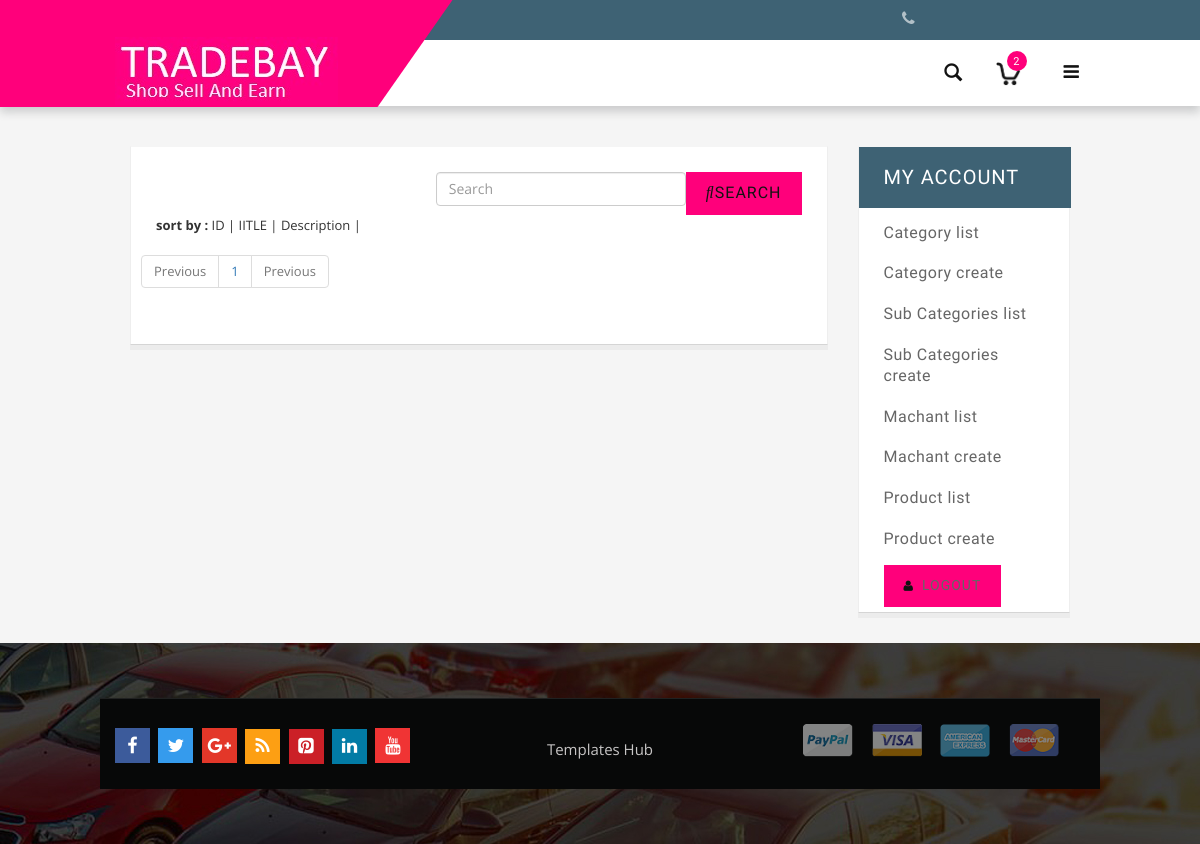
Before: /admin_dashboard/sub_category_list with the older database file.
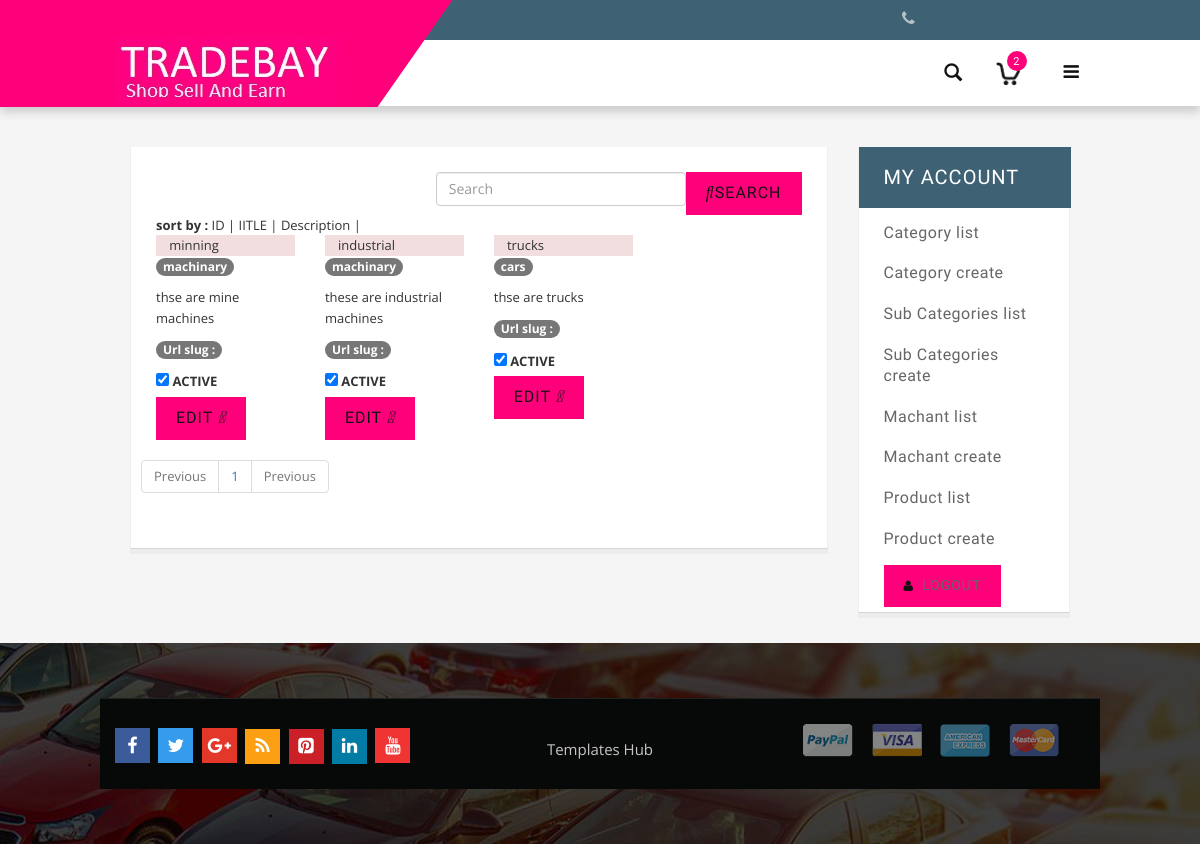
After: the same page with the newer database file.
### Djangoecormeceapp/models.py (models this page shows, shortened)
class SubCategories(models.Model):
    id=models.AutoField(primary_key=True)
    category_id = models.ForeignKey(Categories,on_delete=models.CASCADE)
    title = models.CharField(max_length=255)
    url_slug = models.CharField(max_length=255)
    thumbnail = models.FileField()
    description= models.TextField()
    created_at = models.DateTimeField(auto_now_add=True)
    is_active = models.IntegerField(default=1)

class Categories(models.Model):
    id=models.AutoField(primary_key=True)
    title = models.CharField(max_length=255)
    url_slug = models.CharField(max_length=255)
    description= models.TextField()
    thumbnail = models.FileField()
    created_at = models.DateTimeField(auto_now_add=True)
    is_active = models.IntegerField(default=1)
    is_active = models.IntegerField(default=1)

### Djangoecormeceapp/AdminView.py (the view)
# urls.py: path('sub_category_list',AdminView.SubCategoriesListView.as_view(),name="sub_category_list"),
class SubCategoriesListView(ListView):
    model = SubCategories
    template_name = "admintemplates/sub_category_list.html"
    paginate_by=8
    def get_queryset(self):
        filter_val = self.request.GET.get("filter","")
        order_by=self.request.GET.get("orderby","id")
        if filter_val !="":
            cat=SubCategories.objects.filter(Q(title__contains=filter_val) |  Q(description__contains=filter_val)).order_by(order_by)
        else:
            cat=SubCategories.objects.all().order_by(order_by)
        return cat
    def get_context_data(self, **kwargs):
        context=super(SubCategoriesListView,self).get_context_data(**kwargs)
        context["filter"]=self.request.GET.get("filter","")
        context["orderby"]=self.request.GET.get("orderby","")
        context["all_table_fields"]=SubCategories._meta.get_fields()
        return context

### Djangoecormeceapp/context_processor.py (called while the page is built)
def product_listing(request):
    productCategory = request.GET.get('productCategory')
    if productCategory == None:
        products = Products.objects.all()
    else:
        products = Products.objects.filter(subcategories_id__title=productCategory)
    productCategories = SubCategories.objects.all()
    page_num = request.GET.get('page', 1)
    p = Paginator(products, 7)
    try:
        page = p.page(page_num)
    except EmptyPage:
	    page = p.page(1)
    context = {	'products':page ,
				'productCategories':productCategories,
                'title':'Tradebay Online shopping  Phones ||  TVS  ||',
                'description': 'description'
				}
    return context

### accomo/context_processor.py (called while the page is built)
def Property_listings(request):
	propertyCategory = request.GET.get('propertyCategory')
	if propertyCategory == None:
		property = Property.objects.all()
	else:
		property = Property.objects.filter(category__name=propertyCategory)
	propertyCategories = Category.objects.all()
	page_num = request.GET.get('page', 1)
	p = Paginator(property, 10)
	try:
		page = p.page(page_num)
	except EmptyPage:
		page = p.page(1)
	context = {	'property':page ,
				'propertyCategories':propertyCategories,
				}
	return context

### Djangoecormeceapp/templates/admintemplates/sub_category_list.html (shortened to what this page needs)
{% extends 'admintemplates/basee.html' %}
{% load static %}
{% block page_content %}
<div class="main-content">
  <section class="section">
<div class="row">
  <div class="col-lg-12">
    <div class="search-element">
      <div class="card">
        <div  class="card-boby">
          <form method="get">
          <button class="btn btn-primary" type="submit" style="float: right;"><i class="fas fa-search"></i>Search</button>
          <input class="form-control" type="search" placeholder="Search" aria-label="Search" data-width="250" style="width: 250px;float: right" name ="filter" value="{{filter}}" >
        </form>
        </div>
      </div>
    </div>
  </div>
  </div>
  <div class="row">
    <div class="col-lg-12">
      <div class="search-element">
        <div class="card">
          <div  class="card-boby">
            <b>sort by :</b>
            <a href="{% url 'category_list' %}?filter={{ filter }}&orderby=id">ID </a>  |
            <a href="{% url 'category_list' %}?filter={{ filter }}&orderby=title"> IITLE</a>  |
            <a href="{% url 'category_list' %}?filter={{ filter }}&orderby=description">Description </a>  |
          </div>
        </div>
      </div>
    </div>
    </div>
<div class="row">
{%  for subcategory in subcategories_list %}
    <div class="col-12 col-sm-6 col-md-6 col-lg-3">
        <article class="article article-style-b">
          <div class="article-header">
            <div class="article-badge">
              <div class="article-badge-item bg-danger"><i class="fas fa-fire"></i> {{ subcategory.title }}</div>
            </div>
          </div>
          <div class="article-details">
            <p><span class="badge badge-primary">{{ subcategory.category_id.title }}</span> </p>
            <p>{{ subcategory.description }} </p>
            <p><span class="badge badge-warning">Url slug  :  {{ category.url_slug }} </span> </p>
            <div class="article-cta">
                <label class="custom-switch mt-2" style="float: left;">
                    <input type="checkbox" name="custom-switch-checkbox" class="custom-switch-input" {% if subcategory.is_active == 1 %} checked {% endif %}>
                    <span class="custom-switch-description">ACTIVE</span>
                  </label>
              <a href="{% url 'sub_category_update' subcategory.id %}" class="btn btn-warning">EDIT <i class="fas fa-chevron-right"></i></a>
            </div>
          </div>
        </article>
      </div>
    {%  endfor %}
</div>
<div class="row">
  <div class="card-body">
    <nav aria-label="Page navigation example">
      <ul class="pagination">
        {% if page_obj.has_previous %}
        <li class="page-item"><a class="page-link" href="{%  url 'sub_category_list' %}?&filter={{ filter }}&orderby={{ orderby }}&page={{ page_obj.previous_page_number}}">Previous</a></li>
        {% else %}
        <li class="page-item disabled"><a class="page-link" href="{%  url 'sub_category_list' %}">Previous</a></li>
        {% endif %}
        {% for i in paginator.page_range %}
        <li class="page-item"><a class="page-link" href="{%  url 'sub_category_list' %}?filter={{ filter }}& orderby = {{ orderby }}&page={{ i }}">{{i }}</a></li>
        {% endfor %}
        {% if page_obj.has_next %}
        <li class="page-item"><a class="page-link" href="{%  url 'sub_category_list' %}?&filter={{ filter }}&orderby={{ orderby }}&page={{ page_obj.next_page_number}}">next</a></li>
        {% else %}
        <li class="page-item disabled"><a class="page-link" href="{%  url 'sub_category_list' %}">Previous</a></li>
        {% endif %}
      </ul>
    </nav>
  </div>
</div>
</section>
</div>
{% endblock page_content %}

Changed rows visible on the page:
added SubCategories: title "minning", category_id "machinary", description "thse are mine machines", is_active "☑"
added SubCategories: title "industrial", category_id "machinary", description "these are industrial machines", is_active "☑"
added SubCategories: title "trucks", category_id "cars", description "thse are trucks", is_active "☑"
